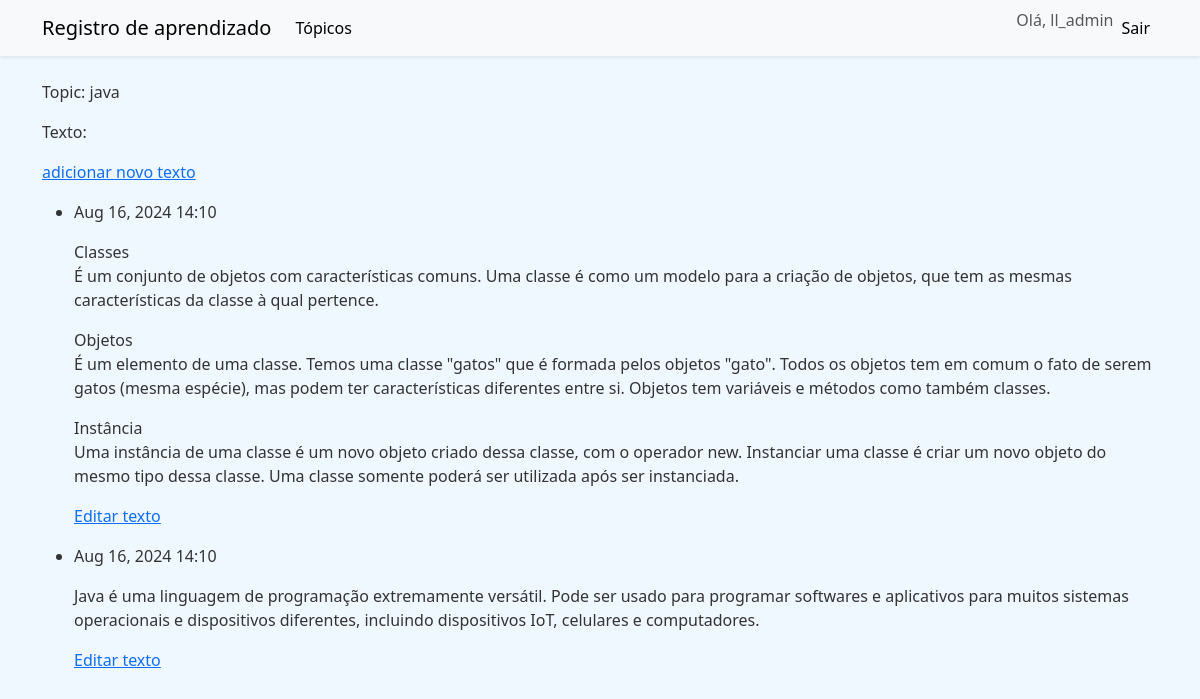
The page /topics/3/ (signed in) on the database its author committed.
### learning_logs/models.py (models this page shows, shortened)
class Topic(models.Model):
    text = models.CharField(max_length=200)
    data_added = models.DateTimeField(auto_now_add=True)
    owner = models.ForeignKey(User, on_delete=models.CASCADE)
    def __str__(self):
        return self.text

class Entry(models.Model):
    topic = models.ForeignKey(Topic, on_delete=models.CASCADE)
    text = models.TextField()
    date_added = models.DateTimeField(auto_now_add= True)
    class Meta:
        verbose_name_plural = 'entries'

### learning_logs/views.py (the view)
# urls.py: path('topics/<topic_id>/', views.topic, name='topic'),
@login_required
def topic(request, topic_id):
    topic = get_object_or_404(Topic, id=topic_id)
    if topic.owner != request.user:
        raise Http404
    entries = topic.entry_set.order_by('-date_added')
    context = {'topic': topic, 'entries': entries}
    return render(request, 'learning_logs/topic.html', context)

### learning_logs/templates/learning_logs/topic.html
{% extends "learning_logs/base.html"%}
{% block content %}
<p>Topic: {{ topic }}</p>
<p>Texto:</p>
<p>
    <a href="{% url 'learning_logs:new_entry' topic.id %}">adicionar novo texto</a>
</p>
<ul>
    {% for entry in entries %}
    <li>
        <p>{{ entry.date_added|date:"M d, Y H:i" }}</p>
        <p>{{ entry.text|linebreaks }}</p>
        <p><a href="{% url 'learning_logs:edit_entry' entry.id %}">Editar texto</a></p>
    </li>
    {% empty %}
    <li>
        Ainda não há entradas para este tópico.
    </li>
    {% endfor %}
</ul>
{% endblock content %}

### learning_logs/templates/learning_logs/base.html (shortened to what this page needs)
<!DOCTYPE html>
<html lang="en">
<head>
    <link href="https://cdn.jsdelivr.net/npm/bootstrap@5.3.0/dist/css/bootstrap.min.css" rel="stylesheet">
    {% load static %}
    <link rel="stylesheet" href="{% static 'styles.css' %}">
</head>
<body>
    <nav class="navbar navbar-expand-lg navbar-light bg-light shadow-sm">
        <div class="container">
            <a class="navbar-brand" href="{% url 'learning_logs:index' %}">Registro de aprendizado</a>
            <div class="collapse navbar-collapse" id="navbarNav">
                <ul class="navbar-nav me-auto mb-2 mb-lg-0">
                    <li class="nav-item">
                        <a class="nav-link" href="{% url 'learning_logs:topics' %}">Tópicos</a>
                    </li>
                </ul>
                <ul class="navbar-nav ms-auto mb-2 mb-lg-0">
                    {% if user.is_authenticated %}
                    <li class="nav-item">
                        <span class="navbar-text">
                            Olá, {{ user.username }}
                        </span>
                    </li>
                    <li class="nav-item">
                        <a class="nav-link" href="{% url 'users:logout' %}">Sair</a>
                    </li>
                    {% endif %}
                </ul>
            </div>
        </div>
    </nav>
    <main class="container mt-4">
        {% block content %}{% endblock %}
    </main>
</body>
</html>

### static/styles.css (style rules this page uses)
body { background-color: #f0f8ff; }
body, .navbar-nav .nav-link { color: #333; }
.navbar { background-color: #007bff; }
.navbar-nav .nav-link { color: black; }

### rows shown on the page
Topic: text "java"
Entry: date_added "Aug 16, 2024 14:10", text "Classes É um conjunto de objetos com características comuns. Uma classe é como um modelo para a criação de objetos, que tem as mesmas características da classe à qual pertence. Objetos É um elemento de uma classe. Temos uma classe \"gatos\" que é formada pelos objetos \"gato\". Todos os objetos tem em comum o fato de serem gatos (mesma espécie), mas podem ter características diferentes entre si. Objetos tem variáveis e métodos como também classes. Instância Uma instância de uma classe é um novo objeto criado dessa classe, com o operador new. Instanciar uma classe é criar um novo objeto do mesmo tipo dessa classe. Uma classe somente poderá ser utilizada após ser instanciada."
Entry: date_added "Aug 16, 2024 14:10", text "Java é uma linguagem de programação extremamente versátil. Pode ser usado para programar softwares e aplicativos para muitos sistemas operacionais e dispositivos diferentes, incluindo dispositivos IoT, celulares e computadores."

### other values the page prints
{{ user.username }} "ll_admin"
